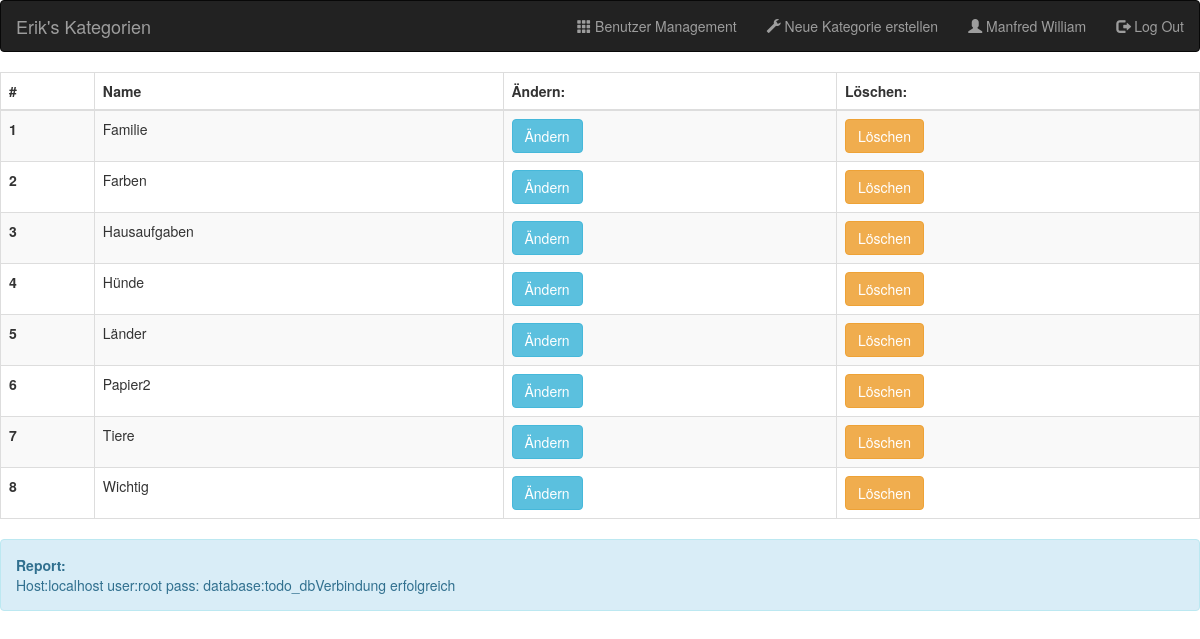
Page /Seite/php/categories.php (signed in) on the committed database.
### tables this page shows
CREATE TABLE `categories` (
  `id_category` int(11) NOT NULL,
  `name` varchar(255) NOT NULL
);

### Seite/php/categories.php (the view, shortened to what this page needs)
<!DOCTYPE html>
<html lang="en">
<head>
    <link rel="stylesheet" href="https://maxcdn.bootstrapcdn.com/bootstrap/3.4.1/css/bootstrap.min.css">
</head>
<body>
    <?php
    require 'connect_db.php';
    $categorylist = create_list($host, $username, $password, $database, $ausgabe);
    ?>
    <nav class="navbar navbar-inverse">
        <div class="container-fluid">
            <div class="navbar-header">
                <a class="navbar-brand">Erik's Kategorien</a>
            </div>
            <ul class="nav navbar-nav navbar-right">
                <li><a href="admin.php"><span class="glyphicon glyphicon-th"></span> Benutzer Management</a></li>
                <li><a href="create_category.php"><span class="glyphicon glyphicon-wrench"></span> Neue Kategorie erstellen</a></li>
                <li>
                    <p class="navbar-text"><span class="glyphicon glyphicon-user"></span> <?php echo $firstname; ?> <?php echo $lastname; ?></p>
                </li>
                <li><a href="logout.php"><span class="glyphicon glyphicon-log-out"></span> Log Out</a></li>
            </ul>
        </div>
    </nav>
    <div class="table-responsive">
        <table class="table table-striped table-hover table-bordered">
            <thead class="">
                <tr>
                    <th scope="col">#</th>
                    <th scope="col">Name</th>
                    <th scope="col">Ändern:</th>
                    <th scope="col">Löschen:</th>
                </tr>
            </thead>
            <tbody>
                <?php echo $categorylist; ?>
            </tbody>
        </table>
    </div>
    <div class="alert alert-info">
        <strong>Report: </br></strong>
        <?php
        echo $ausgabe;
        ?>
    </div>
</body>
</html>
<?php
function create_list($host, $username, $password, $database, $ausgabe)
{
    $row_counter = 1;
    $output = "";
    $conn = new mysqli($host, $username, $password, $database);
    $sql3 = "SELECT * FROM categories ORDER BY name";
    $result3 = $conn->query($sql3);
    if ($result3->num_rows == 0) {
        $output .= "Es wurden keine Kategorien gefunden";
    } else {
        while ($row3 = $result3->fetch_assoc()) {
            $output .= "
 <tr class='table-default'>
 <th scope='row'>" . $row_counter . "</th>
 <td>" . htmlspecialchars($row3['name'])  . "</td>
 <td>
 <form action='create_category.php' method='GET'>
 <button type='submit' name='category' value='" . $row3['id_category'] . "' class='btn btn-info'>Ändern</button>
 </form>
 </td>
 <td>
 <form action='' method='POST'>
 <button type='submit' name='delete' value='" . $row3['id_category'] . "' class='btn btn-warning'>Löschen</button>
 </form>
 </td>
 </tr>";
            $row_counter++;
        }
    }
    return $output;
}
?>

### rows in the picture
categories: name "Familie", $row3['id_category'] 10 (drawn)
categories: name "Farben", $row3['id_category'] 3 (drawn)
categories: name "Hausaufgaben", $row3['id_category'] 4 (drawn)
categories: name "Hünde", $row3['id_category'] 1 (drawn)
categories: name "Länder", $row3['id_category'] 8 (drawn)
categories: name "Papier2"
categories: name "Tiere"
categories: name "Wichtig", $row3['id_category'] 9 (drawn)

### other values in the picture
$firstname "Manfred"
$lastname "William"
$ausgabe "Host:localhost user:root pass: database:todo_dbVerbindung erfolgreich"
